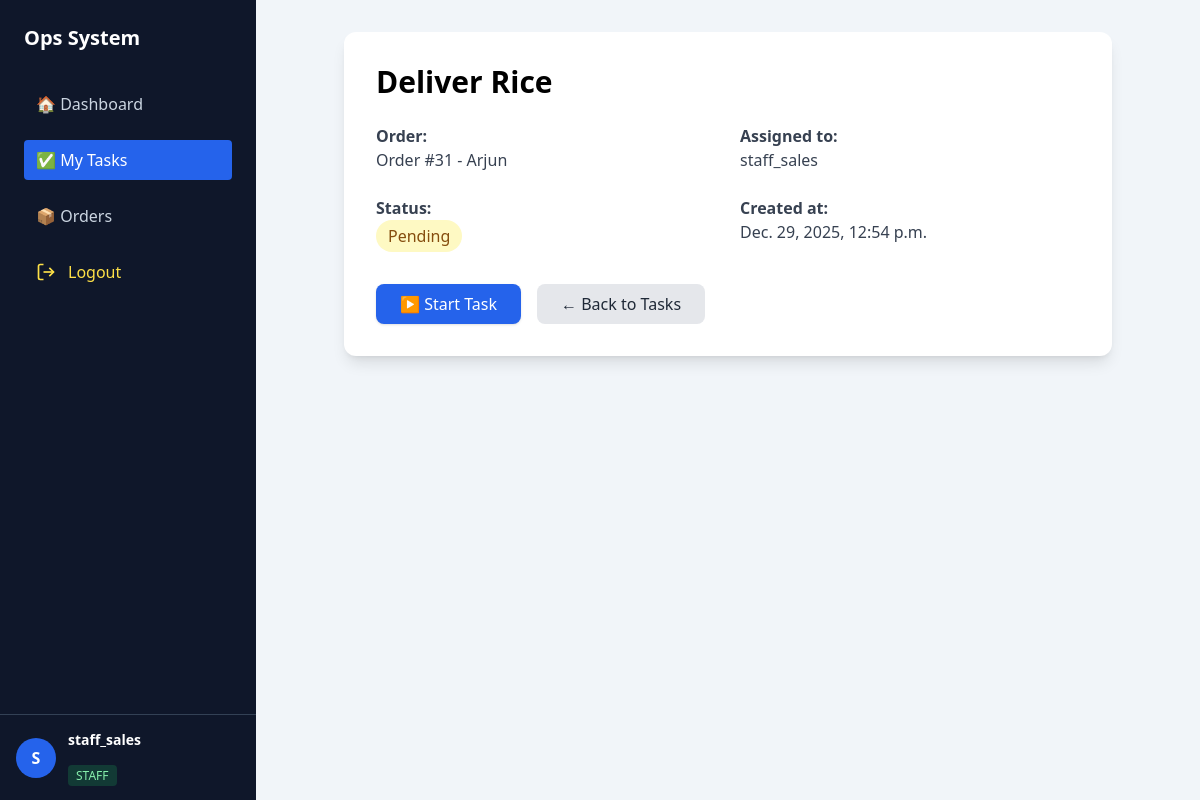
The app's page /tasks/31/ (signed in), older data.
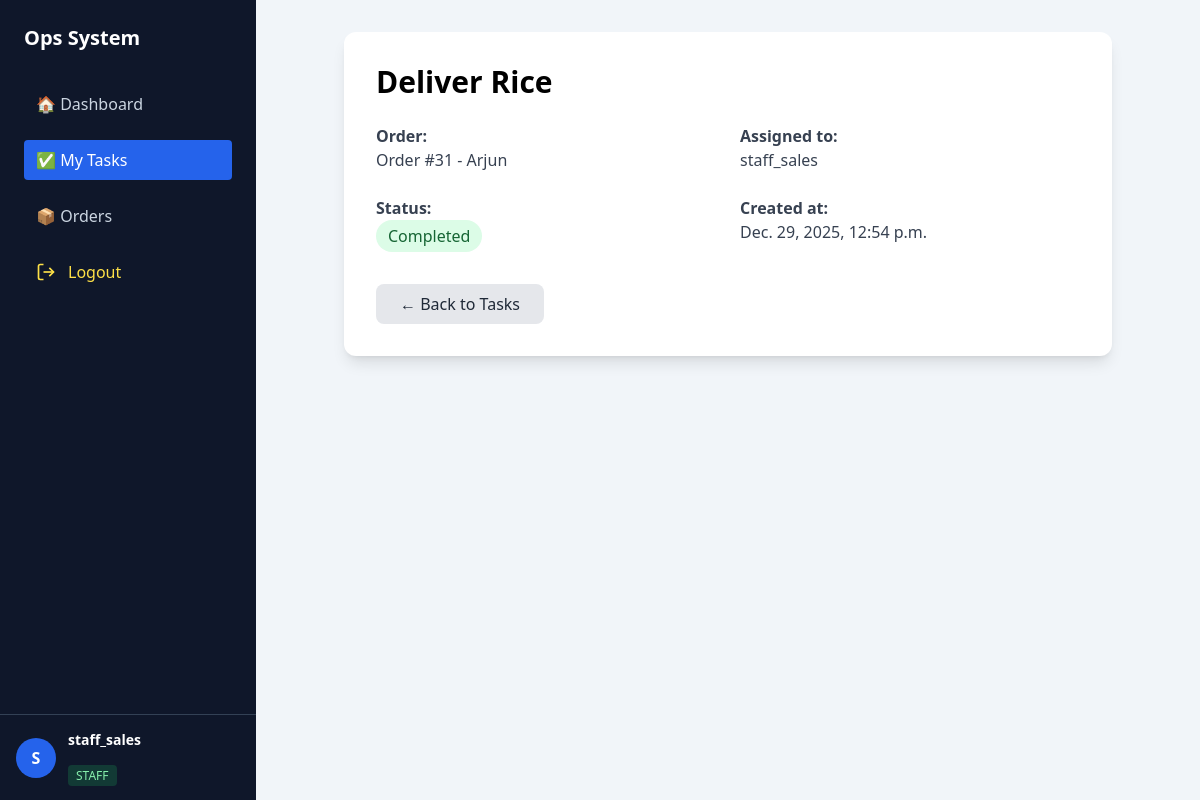
The same page, newer data.
### core/views.py (the view)
# urls.py: path('tasks/<int:pk>/', views.task_detail, name='task_detail'),
@login_required
def task_detail(request, pk):
    task = get_object_or_404(Task, pk=pk)
    if task.assigned_to != request.user and not request.user.is_superuser:
        return HttpResponseForbidden()
    return render(request, 'core/task_detail.html', {'task': task})

### orders/models.py (called while the page is built)
    def __str__(self):
        return f"Order #{self.id} - {self.customer_name}"

### core/templates/core/task_detail.html (shortened to what this page needs)
{% extends "core/base.html" %}
{% block content %}
<div class="max-w-3xl mx-auto">
    <div class="bg-white shadow-lg rounded-xl p-8">
        <h1 class="text-3xl font-bold mb-6">
            {{ task.title }}
        </h1>
        <div class="grid grid-cols-1 md:grid-cols-2 gap-6 text-gray-700">
            <p>
                <span class="font-semibold">Order:</span><br>
                {{ task.order }}
            </p>
            <p>
                <span class="font-semibold">Assigned to:</span><br>
                {{ task.assigned_to }}
            </p>
            <p>
                <span class="font-semibold">Status:</span><br>
                {% if task.status == 'PENDING' %}
                    <span class="inline-block px-3 py-1 bg-yellow-100 text-yellow-800 rounded-full">
                        Pending
                    </span>
                {% elif task.status == 'IN_PROGRESS' %}
                    <span class="inline-block px-3 py-1 bg-blue-100 text-blue-800 rounded-full">
                        In Progress
                    </span>
                {% else %}
                    <span class="inline-block px-3 py-1 bg-green-100 text-green-800 rounded-full">
                        Completed
                    </span>
                {% endif %}
            </p>
            <p>
                <span class="font-semibold">Created at:</span><br>
                {{ task.created_at }}
            </p>
        </div>
        <div class="mt-8 flex gap-4">
            {% if task.status == 'PENDING' %}
                <a href="{% url 'start_task' task.id %}"
                   class="bg-blue-600 text-white px-6 py-2 rounded-lg shadow hover:bg-blue-700">
                    ▶ Start Task
                </a>
            {% endif %}
            <a href="{% url 'my_tasks' %}"
               class="bg-gray-200 text-gray-800 px-6 py-2 rounded-lg hover:bg-gray-300">
                ← Back to Tasks
            </a>
        </div>
    </div>
</div>
{% endblock %}

Row changes from the older to the newer data that the page shows:
changed Task "Deliver Rice": status "PENDING" → "COMPLETED" (drawn)
Text that changed along with them:
text no longer shown: "Pending ▶ Start Task"
text now shown: "Completed"
